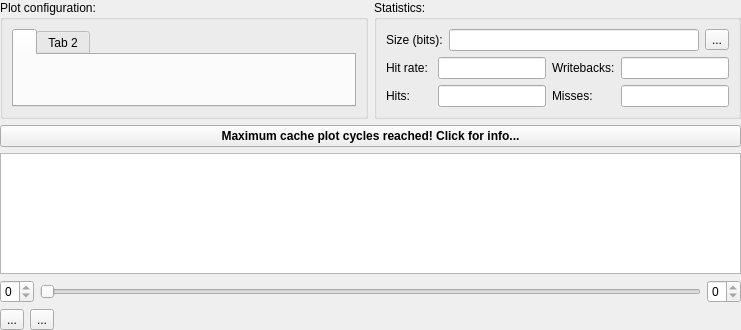
<?xml version="1.0" encoding="UTF-8"?>
<ui version="4.0">
 <class>Ripes::CachePlotWidget</class>
 <widget class="QWidget" name="Ripes::CachePlotWidget">
  <property name="geometry">
   <rect>
    <x>0</x>
    <y>0</y>
    <width>741</width>
    <height>330</height>
   </rect>
  </property>
  <property name="windowTitle">
   <string>Dialog</string>
  </property>
  <layout class="QGridLayout" name="gridLayout">
   <property name="leftMargin">
    <number>0</number>
   </property>
   <property name="topMargin">
    <number>0</number>
   </property>
   <property name="rightMargin">
    <number>0</number>
   </property>
   <property name="bottomMargin">
    <number>0</number>
   </property>
   <item row="0" column="0">
    <layout class="QVBoxLayout" name="verticalLayout_2" stretch="0,0,1,0,0">
     <item>
      <layout class="QHBoxLayout" name="horizontalLayout">
       <item>
        <widget class="QGroupBox" name="groupBox">
         <property name="title">
          <string>Plot configuration:</string>
         </property>
         <layout class="QGridLayout" name="gridLayout_4">
          <item row="0" column="0">
           <widget class="QTabWidget" name="plotConfigs">
            <property name="currentIndex">
             <number>0</number>
            </property>
            <widget class="QWidget" name="tab">
             <attribute name="title">
              <string/>
             </attribute>
            </widget>
            <widget class="QWidget" name="tab_2">
             <attribute name="title">
              <string>Tab 2</string>
             </attribute>
            </widget>
           </widget>
          </item>
         </layout>
        </widget>
       </item>
       <item>
        <widget class="QGroupBox" name="groupBox_2">
         <property name="title">
          <string>Statistics:</string>
         </property>
         <layout class="QGridLayout" name="gridLayout_5">
          <item row="0" column="0">
           <layout class="QVBoxLayout" name="verticalLayout_3">
            <item>
             <layout class="QHBoxLayout" name="horizontalLayout_7">
              <item>
               <widget class="QLabel" name="label_6">
                <property name="text">
                 <string>Size (bits):</string>
                </property>
               </widget>
              </item>
              <item>
               <widget class="QLineEdit" name="size">
                <property name="sizePolicy">
                 <sizepolicy hsizetype="MinimumExpanding" vsizetype="Fixed">
                  <horstretch>0</horstretch>
                  <verstretch>0</verstretch>
                 </sizepolicy>
                </property>
                <property name="minimumSize">
                 <size>
                  <width>0</width>
                  <height>0</height>
                 </size>
                </property>
                <property name="readOnly">
                 <bool>true</bool>
                </property>
               </widget>
              </item>
              <item>
               <widget class="QToolButton" name="sizeBreakdownButton">
                <property name="text">
                 <string>...</string>
                </property>
               </widget>
              </item>
             </layout>
            </item>
           </layout>
          </item>
          <item row="1" column="0">
           <layout class="QHBoxLayout" name="horizontalLayout_4">
            <item>
             <layout class="QGridLayout" name="gridLayout_6">
              <item row="0" column="1">
               <widget class="QLineEdit" name="hitrate">
                <property name="sizePolicy">
                 <sizepolicy hsizetype="Preferred" vsizetype="Fixed">
                  <horstretch>0</horstretch>
                  <verstretch>0</verstretch>
                 </sizepolicy>
                </property>
                <property name="minimumSize">
                 <size>
                  <width>0</width>
                  <height>0</height>
                 </size>
                </property>
                <property name="readOnly">
                 <bool>true</bool>
                </property>
               </widget>
              </item>
              <item row="0" column="2">
               <widget class="QLabel" name="label_7">
                <property name="text">
                 <string>Writebacks:</string>
                </property>
               </widget>
              </item>
              <item row="0" column="3">
               <widget class="QLineEdit" name="writebacks">
                <property name="sizePolicy">
                 <sizepolicy hsizetype="Preferred" vsizetype="Fixed">
                  <horstretch>0</horstretch>
                  <verstretch>0</verstretch>
                 </sizepolicy>
                </property>
                <property name="minimumSize">
                 <size>
                  <width>0</width>
                  <height>0</height>
                 </size>
                </property>
                <property name="readOnly">
                 <bool>true</bool>
                </property>
               </widget>
              </item>
              <item row="0" column="0">
               <widget class="QLabel" name="label_5">
                <property name="text">
                 <string>Hit rate:</string>
                </property>
               </widget>
              </item>
              <item row="1" column="0">
               <widget class="QLabel" name="label_11">
                <property name="text">
                 <string>Hits:</string>
                </property>
               </widget>
              </item>
              <item row="1" column="1">
               <widget class="QLineEdit" name="hits">
                <property name="sizePolicy">
                 <sizepolicy hsizetype="Preferred" vsizetype="Fixed">
                  <horstretch>0</horstretch>
                  <verstretch>0</verstretch>
                 </sizepolicy>
                </property>
                <property name="minimumSize">
                 <size>
                  <width>0</width>
                  <height>0</height>
                 </size>
                </property>
                <property name="readOnly">
                 <bool>true</bool>
                </property>
               </widget>
              </item>
              <item row="1" column="2">
               <widget class="QLabel" name="label_12">
                <property name="text">
                 <string>Misses:</string>
                </property>
               </widget>
              </item>
              <item row="1" column="3">
               <widget class="QLineEdit" name="misses">
                <property name="sizePolicy">
                 <sizepolicy hsizetype="Preferred" vsizetype="Fixed">
                  <horstretch>0</horstretch>
                  <verstretch>0</verstretch>
                 </sizepolicy>
                </property>
                <property name="minimumSize">
                 <size>
                  <width>0</width>
                  <height>0</height>
                 </size>
                </property>
                <property name="readOnly">
                 <bool>true</bool>
                </property>
               </widget>
              </item>
             </layout>
            </item>
           </layout>
          </item>
         </layout>
        </widget>
       </item>
      </layout>
     </item>
     <item>
      <widget class="QPushButton" name="maxCyclesButton">
       <property name="font">
        <font>
         <weight>75</weight>
         <bold>true</bold>
        </font>
       </property>
       <property name="text">
        <string>Maximum cache plot cycles reached! Click for info...</string>
       </property>
      </widget>
     </item>
     <item>
      <widget class="CachePlotView" name="plotView"/>
     </item>
     <item>
      <layout class="QHBoxLayout" name="horizontalLayout_3" stretch="0,1,0">
       <item>
        <widget class="QSpinBox" name="rangeMin">
         <property name="toolTip">
          <string>Min. cycle</string>
         </property>
         <property name="maximum">
          <number>0</number>
         </property>
        </widget>
       </item>
       <item>
        <widget class="ctkRangeSlider" name="rangeSlider">
         <property name="sizePolicy">
          <sizepolicy hsizetype="Expanding" vsizetype="Fixed">
           <horstretch>1</horstretch>
           <verstretch>0</verstretch>
          </sizepolicy>
         </property>
         <property name="toolTip">
          <string>Plot range (cycles)</string>
         </property>
         <property name="orientation">
          <enum>Qt::Horizontal</enum>
         </property>
        </widget>
       </item>
       <item>
        <widget class="QSpinBox" name="rangeMax">
         <property name="toolTip">
          <string>Max. cycle</string>
         </property>
         <property name="maximum">
          <number>0</number>
         </property>
        </widget>
       </item>
      </layout>
     </item>
     <item>
      <layout class="QHBoxLayout" name="horizontalLayout_2">
       <item>
        <widget class="QToolButton" name="copyData">
         <property name="text">
          <string>...</string>
         </property>
        </widget>
       </item>
       <item>
        <widget class="QToolButton" name="savePlot">
         <property name="text">
          <string>...</string>
         </property>
        </widget>
       </item>
       <item>
        <spacer name="horizontalSpacer">
         <property name="orientation">
          <enum>Qt::Horizontal</enum>
         </property>
         <property name="sizeHint" stdset="0">
          <size>
           <width>40</width>
           <height>20</height>
          </size>
         </property>
        </spacer>
       </item>
      </layout>
     </item>
    </layout>
   </item>
  </layout>
 </widget>
 <customwidgets>
  <customwidget>
   <class>CachePlotView</class>
   <extends>QGraphicsView</extends>
   <header>cachesim/cacheplotview.h</header>
  </customwidget>
  <customwidget>
   <class>ctkRangeSlider</class>
   <extends>QSlider</extends>
   <header>ctkrangeslider.h</header>
  </customwidget>
 </customwidgets>
 <resources/>
 <connections/>
</ui>
